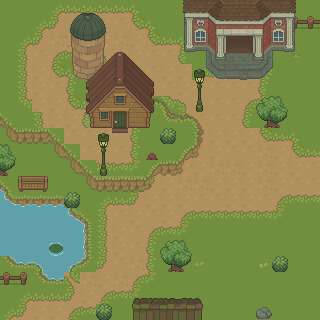

Rendered tile map (Tiled .tmx) drawn with the repository's tilesets; below, a short description and the map source with its tile grids summarised:
An orthogonal 20x20 tile map with 16x16 px tiles, 5 tile layers (ground, upperground, houses, houses2, ...) and 18 objects.

<map version="1.5" tiledversion="1.7.2" orientation="orthogonal" renderorder="right-down" width="20" height="20" tilewidth="16" tileheight="16" infinite="0" nextlayerid="11" nextobjectid="27">
 <tileset firstgid="1" name="global" tilewidth="16" tileheight="16" tilecount="7644" columns="91">
  <image source="../tile/tileset_global.png" width="1463" height="1344" />
 </tileset>
 <layer id="1" name="ground" width="20" height="20">
  <data>[400 cells, 400 non-empty, 29 distinct tile ids]</data>
 </layer>
 <layer id="2" name="upperground" width="20" height="20">
  <data>[400 cells, 103 non-empty, 54 distinct tile ids]</data>
 </layer>
 <layer id="3" name="houses" width="20" height="20">
  <data>[400 cells, 57 non-empty, 57 distinct tile ids]</data>
 </layer>
 <layer id="5" name="houses2" width="20" height="20">
  <data>[400 cells, 26 non-empty, 26 distinct tile ids]</data>
 </layer>
 <layer id="4" name="gameobjects" width="20" height="20">
  <data>[400 cells, 8 non-empty, 5 distinct tile ids]</data>
 </layer>
 <objectgroup id="7" name="ground_collisions">
  <object id="4" x="0.5" y="257.5">
   <polygon points="0,0 8.5,-1 14.5,4 36.5,6 44.5,19 61.5,22.5 69,12.5 85,-1 85,-36.5 71.5,-47.5 68.5,-58.5 9,-60.5 0,-76" />
  </object>
  <object id="9" x="0" y="114">
   <polygon points="0,0 12.5,15.5 47.5,16.5 96.5,65 145.5,64.5 160.5,48.5 179,47 193,31 194,12.5 188,4 171,5 162.5,-9 152.5,-13.5 134,-17 162,-10.5 170.5,4.5 189.5,4 195,26.5 178.5,46 157.5,54.5 146,67.5 94.5,67.5 46,19.5 9.5,19.5 0.5,11" />
  </object>
 </objectgroup>
 <objectgroup id="9" name="object_collisions">
  <object id="10" x="196.5" y="112">
   <polygon points="0,0 7,-0.5 5.5,-11.5 1,-11" />
  </object>
  <object id="11" x="101" y="164.5">
   <polygon points="0,0 -1.5,9.5 5,10 4,0" />
  </object>
  <object id="14" x="146" y="160.5">
   <polygon points="0,0 12,0.5 8.5,-7.5 3.5,-7" />
  </object>
  <object id="15" x="17.5" y="192">
   <polygon points="0,0 -1,-16 29.5,-16.5 0.5,-14" />
  </object>
  <object id="17" x="0.5" y="271.5" width="27.5" height="16.5" />
  <object id="19" x="272" y="256.5" width="17" height="15.5" />
  <object id="20" x="255" y="303.5" width="17" height="16" />
  <object id="21" x="-1" y="161" width="13.5" height="13.5" />
  <object id="22" x="96.5" y="303.5" width="15" height="16" />
  <object id="23" x="166.5" y="261" width="17.5" height="9.5" />
  <object id="24" x="265" y="118.5" width="14" height="9.5" />
  <object id="25" x="295.5" y="16.5" width="24" height="16" />
 </objectgroup>
 <objectgroup id="10" name="map_border">
  <object id="26" x="-1" y="0" width="321" height="320" />
 </objectgroup>
 <objectgroup id="8" name="building_collisions">
  <object id="6" x="183" y="1">
   <polygon points="0,0 1,48.5 24,49 38,57.5 42.5,56.5 42.5,38.5 70,39 70.5,53.5 73,59 79.5,56.5 90,48 111.5,49.5 112.5,-0.5" />
  </object>
  <object id="7" x="87" y="84">
   <polygon points="0,0 0,29 3,28.5 3.5,42.5 62.5,42.5 62,4.5" />
  </object>
  <object id="8" x="73" y="73.5">
   <polygon points="0,0 13.5,6.5 29,2.5 29.5,-16.5 0,-17" />
  </object>
 </objectgroup>
</map>